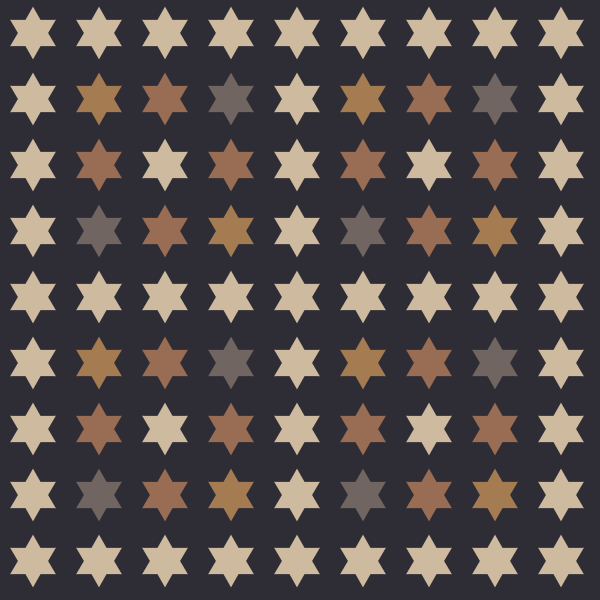
Frame 1 (no input)
Frame 60 (the mouse pressed at the canvas centre just before this capture): identical to frame 1, image omitted
Frame 120 (the mouse held since frame 60 and released just before this capture): identical to frame 1, image omitted

The Processing sketch that drew this single still picture (run headless with seeded random() and noise(); from frame 60 on, the mouse is pressed at the canvas centre):

// Processing sketch: build
// ── build.pde
color[] palette = {#CEBA9E,#A57B52,#996C54,#706560};
float   r;
float   x, y;

void setup() {
	size(600, 600);
	noStroke();
}

void draw() {
	background(#2E2D36);
	int count = 9;
	int area = count * count;
	int cell = width / count;
	for (int n = 0; n < area; n++) {
		int x = (n % count) * cell + cell / 2;
		int y = (n / count) * cell + cell / 2;
		color c = palette[((n / count) * (n % count)) % palette.length];
		fill(c);
		star(6, cell / 2.5, 1.75, x, y);
	}
}

void star(int n, float s, float d, float pX, float pY) {
	pushMatrix();
	translate(pX, pY);
	rotate(-PI / 2);
	beginShape();
	for (float a = 0; a < TWO_PI; a += TWO_PI / n) {
		r = s;
		polar(a);
		vertex(x, y);
		r = r / d;
		polar(a + TWO_PI / (n * 2));
		vertex(x, y);
	}
	endShape(CLOSE);
	popMatrix();
}

void polar(float a) {
	x = r * cos(a);
	y = r * sin(a);
}
